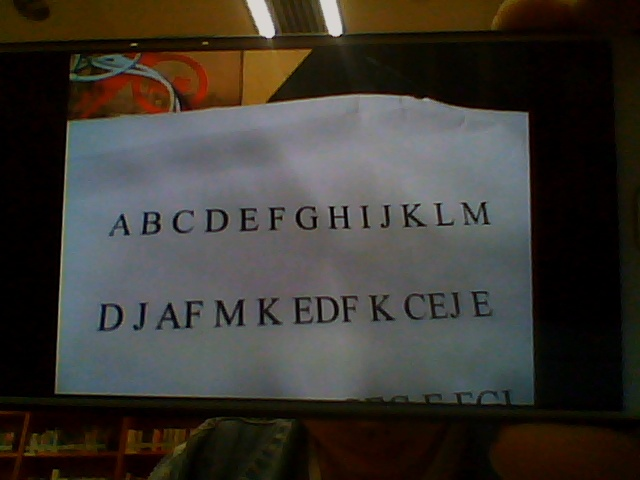
#> input picture 参考资料/2/UPM_v10/mutiabc.jpg, 640 x 480 px
$ python -i light2line_v2.py   (imports and definitions only)   (older library calls are emulated)
#> lines starting #> are read from the running program, lines starting #| are printed output that depends on the picture; after the words box and inside, x2 and y2 are one past the last pixel; in counts of white or black regions, pixels touching at a corner belong together
import cv2
import numpy as np
import math
from matplotlib import pyplot as plt


# [35 lines left out: function get_ang_dis_HT, not called in this run]

def get_ang_dis_HT_v2(img_gray):
    # 返回值ang是由theta变过去的，要话直线检测对不对的话，加一个返回值theta
    hist = cv2.calcHist([img_gray], [0], None, [256], [0, 255])
    hist2 = hist[220:255, :]
    th = np.argmax(hist2) - 1 + 220 - 2

    _, im_b = cv2.threshold(img_gray, th, 255, cv2.THRESH_BINARY)
    # 阈值应该是在灰度直方图上找最后一个峰，比如在200~255范围内找一个峰值，然后以峰值对应灰度减5作为阈值
    _, _, _, centroids = cv2.connectedComponentsWithStats(im_b.copy())
    #print('cenroids.shape=', centroids.shape)
    xc = centroids[:, 0]
    yc = centroids[:, 1]
    xc = np.mat(xc).T
    yc = np.mat(yc).T
    xcc = np.sum(xc) / len(xc)
    ycc = np.sum(yc) / len(yc)
    distance=((xcc-240)**2+(ycc-320)**2)**0.5

    rho,theta=hough(xc,yc)

    if theta<np.pi/2:
        ang=-theta
    elif np.pi/2<=theta and theta<=np.pi:
        ang=np.pi-theta
    else:
        ang = 20

    return rho,ang,distance,im_b,theta


def hough(xc,yc):

    L=len(xc)
    PI=np.pi
    theta = np.linspace(-PI / 2, PI, 270)
    theta = np.mat(theta)
    assert theta.shape == (1,270)
    assert xc.shape == (L,1)
    rho = xc*np.cos(theta)+yc*np.sin(theta)
    var_rho=np.var(rho,axis=0)
    assert var_rho.shape == (1,270)
    np.argpartition(var_rho, 1)
    theta_index=np.argmin(var_rho)
    rho_c=np.mean(rho[:,theta_index])
    return rho_c,theta[0,theta_index]


# [105 lines left out: functions hough_2, get_ang_dis_HT_v3, hough_vot, not called in this run]


'''
#vot0=np.matrix('4,5,6,3;11,9,7,1;8,12,34,2')
vot = np.zeros((3,4))
vot[0,:]=[4,5,6,3]
vot[1,:]=[11,9,7,1]
vot[2,:]=[8,12,34,2]
print(vot)

vot_clum =vot.reshape(12,order='F')

print(vot_clum)
indexall=np.argpartition(vot_clum, -2)[-2:]
print(indexall)
index_rho1,index_theta1=divmod(indexall[0], vot.shape[0])
index_rho2,index_theta2=divmod(indexall[1], vot.shape[0])
print(index_rho1,index_theta1)
print(index_rho2,index_theta2)

'''

'''


#img3=cv2.imread('../pic_v6/aa1120rot_v3.jpg')
img3=cv2.imread('../light_pic/bb650rot_v3.jpg')
img = cv2.cvtColor(img3,cv2.COLOR_BGR2GRAY)
cv2.imshow('img',img)

rho,ang,distance,im_b,theta = get_ang_dis_HT_v2(img)
print('ang=',ang*180/np.pi,'distance=',distance)

ang_1,distance_1,ang_2,distance_2,im_b = get_ang_dis_HT_v3(img)
print('ang1=',ang_1*180/np.pi,'distance_1=',distance_1,'ang_2=',ang_2*180/np.pi,'distance_2',distance_2)
cv2.waitKey(0)


rho,ang,dis,imb=get_ang_dis_HT(img)
cv2.imshow('imb',imb)
print(rho,ang/np.pi*180,dis)
plt.figure(1)
plt.imshow(imb,cmap='gray')
xx=range(12,370,1)
yy=(rho-xx*np.cos(ang))/np.sin(ang)
plt.plot(xx,yy,'r-',label='ss')
plt.show()
cv2.waitKey(0)

'''
'''
xc=np.ones((12,1))
PI=np.pi
theta=np.linspace(-PI/2,PI,270)
theta=np.mat(theta)
print(theta.shape)
#print(theta[0,2])
a=xc*np.cos(theta)
print(np.shape(a))
var=np.var(a,axis=0)
print(var.shape)
mm=np.argmax(var)
print(np.shape(a[:,53]))
mu=np.mean(a[:,53])
print(mu)
'''

>>> import cv2
>>> picture = cv2.imread('mutiabc.jpg', cv2.IMREAD_GRAYSCALE)
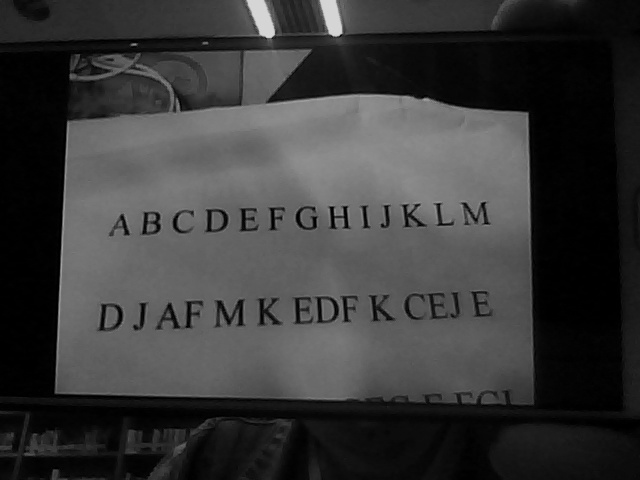
#> picture: shape (480, 640); min 0, max 218, mean 56.9
>>> result = get_ang_dis_HT_v2(picture)
#> in get_ang_dis_HT_v2, `hist = cv2.calcHist([img_gray], [0], None, [256], [0, 255])`: hist = 256 values, max 18804 at index 1, min 0 at index 171, mean 1200
#> in get_ang_dis_HT_v2, `hist2 = hist[220:255, :]`: hist2 = 35 values from 0 to 0
#> in get_ang_dis_HT_v2, `th = np.argmax(hist2) - 1 + 220 - 2`: th = 217
#> in get_ang_dis_HT_v2, `_, im_b = cv2.threshold(img_gray, th, 255, cv2.THRESH_BINARY)`:
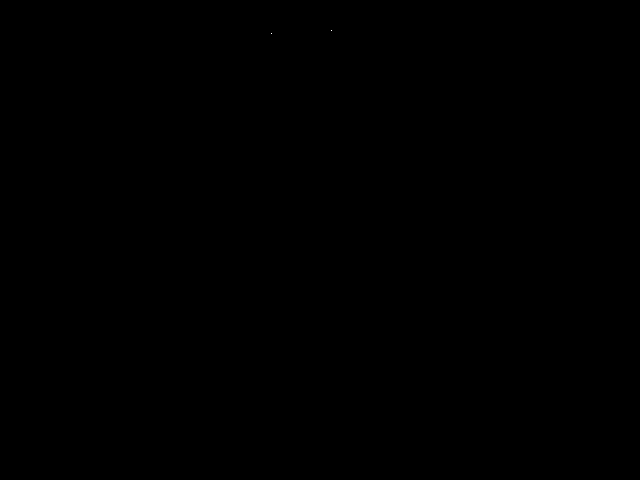
#> im_b: shape (480, 640); 0% white in thin lines or dots, all inside (x1, y1, x2, y2) = (271, 30, 332, 34)
#> in get_ang_dis_HT_v2, `_, _, _, centroids = cv2.connectedComponentsWithStats(im_b.copy())`: centroids = [[319.5, 239.5], [331, 30], [271, 33]]
#> in get_ang_dis_HT_v2, `xc = centroids[:, 0]`: xc = [319.5, 331, 271]
#> in get_ang_dis_HT_v2, `yc = centroids[:, 1]`: yc = [239.5, 30, 33]
#> in get_ang_dis_HT_v2, `xc = np.mat(xc).T`: xc = [[319.5], [331], [271]]
#> in get_ang_dis_HT_v2, `yc = np.mat(yc).T`: yc = [[239.5], [30], [33]]
#> in get_ang_dis_HT_v2, `xcc = np.sum(xc) / len(xc)`: xcc = 307.2
#> in get_ang_dis_HT_v2, `ycc = np.sum(yc) / len(yc)`: ycc = 100.8
#> in get_ang_dis_HT_v2, `distance=((xcc-240)**2+(ycc-320)**2)**0.5`: distance = 229.2
#> in hough, `L=len(xc)`: L = 3
#> in hough, `theta_index=np.argmin(var_rho)`: theta_index = 264
#> in hough, `rho_c=np.mean(rho[:,theta_index])`: rho_c = -297.2
#> in get_ang_dis_HT_v2, `rho,theta=hough(xc,yc)`: theta = 3.05
#> in get_ang_dis_HT_v2, `ang=np.pi-theta`: ang = 0.0876
#> result = 5 items
